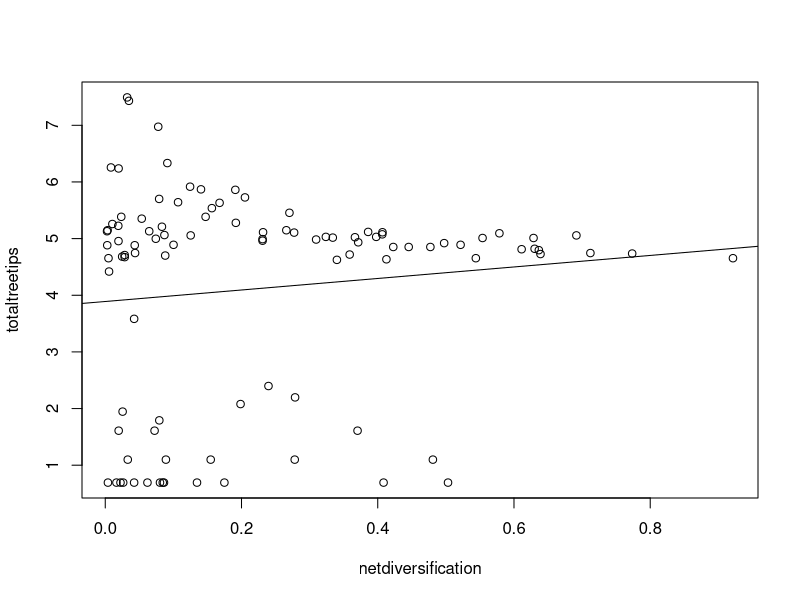
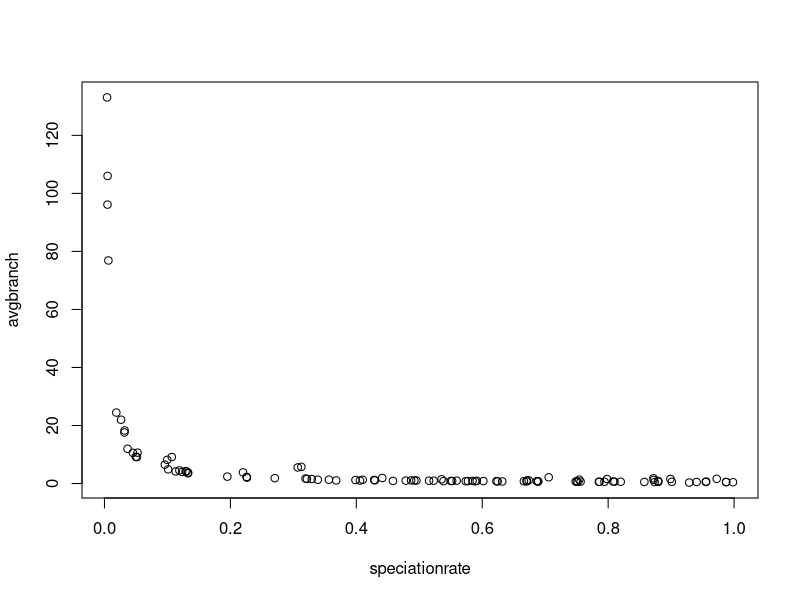
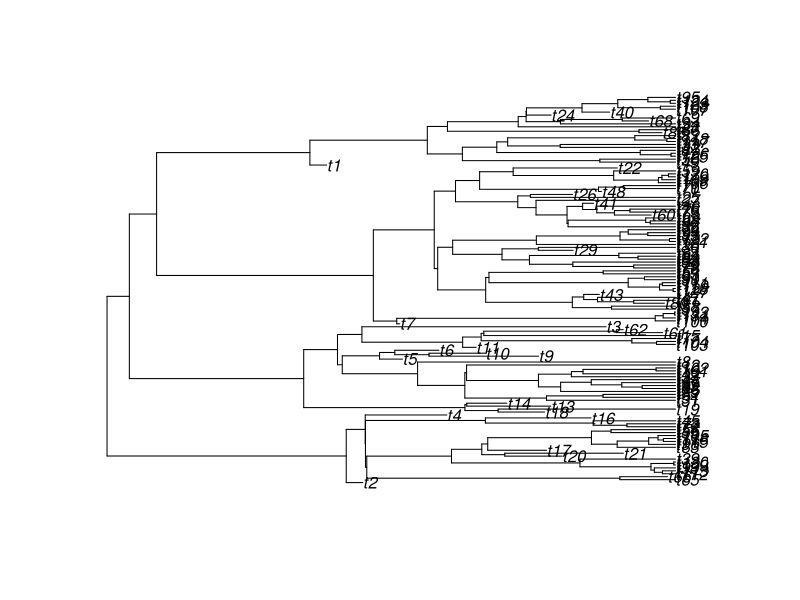

Write the R code that produced these figures, in order. (Note: this script raises an error after producing the figures.)
library(phytools)
trees <- list()
births <- vector()
Fractions <- vector()
netdiversification <- vector()
speciationrate <- vector()
avgbranch <- vector()

for (i in 1:100) {
  births [i]<- runif(1, 0, 1)
  Fractions [i]<- runif(1, 0, 1)
  trees[[i]]<- pbtree(n=100, b=births [i], d=Fractions [i] * births [i])
  netdiversification[i] <- (births [i] - Fractions[i] * births[i])
  speciationrate[i] <- births[i]
  avgbranch[[i]] <- mean(trees[[i]] $edge.length)
}

totaltreetips <- log(sapply(trees, Ntip))
#Q4
plot(netdiversification, totaltreetips)
line <- lm(totaltreetips ~ netdiversification)
abline(line)
#As net diversification increases log of total tips increases
#Q5
plot(speciationrate, avgbranch)
#speciation rate increases and avg branch length decreases
#Q6
cor(speciationrate, avgbranch)
#-0.4500243
#Q7
trees
trees[2]
Tree <- trees[[2]]
plot(Tree)
rates <- vector()
traits <- list()
for (i in 1:100) {
  rates[i] <- runif(1)
  traits[[i]] <- fastBM(Tree, sig2=rates[i])
}
#Q8
cor(mean(traits), rates)
head(rates)
head(traits)
length(traits)
head(traits[[i]])
mtraits <- sapply(traits, mean)
Q8c <- cor(mtraits, rates)
plot(mtraits, rates)
pdf("Q8 cor mtraits vs rates.pdf")
plot(mtraits, rates)
dev.off()
#there is no correlation between mean of traits and rates 0.008
#Q9
vartraits <- sapply(traits, var)
Q9c <- cor(vartraits, rates)
plot(vartraits, rates)
pdf("Q9 cor vartraits, rates.pdf")
plot(vartraits, rates)
dev.off()
#positive variation between the correlation between the variation of traits and rates 0.78
#Q10
element1 <- sapply(traits, "[[",1)
element2 <- sapply(traits, "[[",2)
traitMat <- cbind(element1, element2)
plot(element1, element2)
Q10c <- cor(element1, element2)
pdf("Q10 element1 vs element2.pdf")
plot(element1, element2)
dev.off()
#there is a positive correlation between element 1 and element 2 of the traits 0.375
#No it is not significant as it randomly simulates the elements and it is positively correlated each time
#meaning overall there is no significance in a positive correlation value
#Bonus
TreeB <- pbtree(n=100)
X <- fastBM(TreeB, nsim=2)
phylomorphospace(TreeB, X, xlab="element1", ylab="element2")
